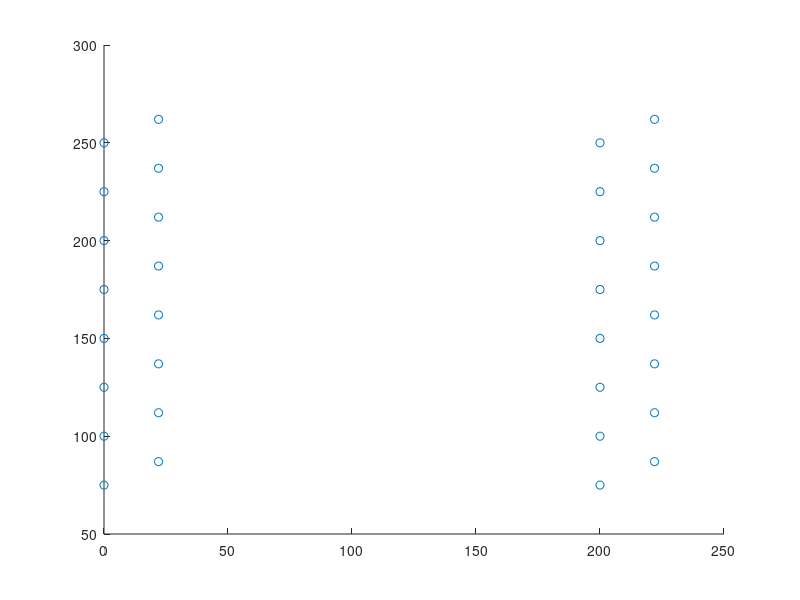
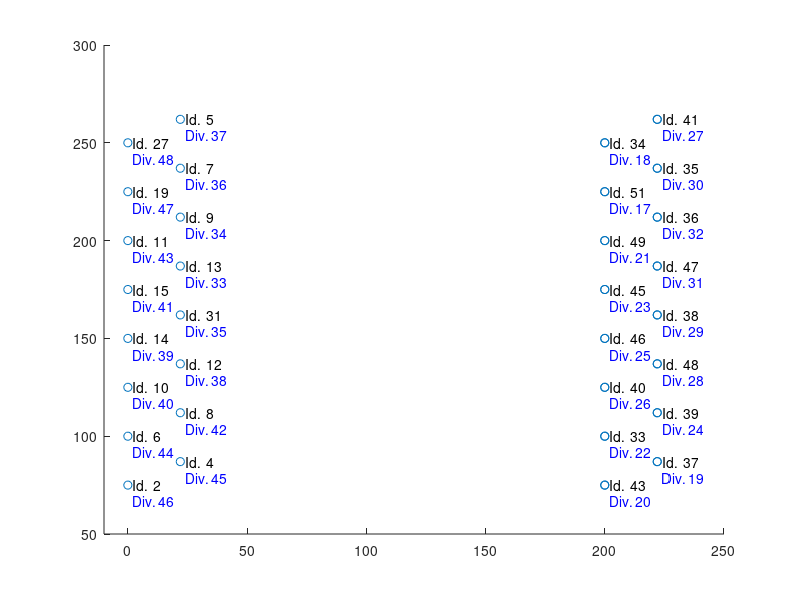

Write the MATLAB code that produced these figures, in order.
%%% Electrode maping

% here for ASSY-77 H6 (64 ch)
% channels numbers on the data sheet of the electrode
% channelsElectrode = [2 4 6 8 10 12 14 31 15 13 11 9 19 7 27 5 20 3 18 1 16 22 29 28 30 32 24 26 23 25 21 17;...
%     34 36 38 40 42 44 46 63 47 45 43 41 51 39 59 37 52 35 50 33 48 54 61 60 62 64 56 58 55 57 53 49];
channelsElectrode = [2 4 6 8 10 12 14 31 15 13 11 9 19 7 27 5 20 3 18 1 16 22 29 28 30 32 24 26 23 25 21 17;...
    43 37 33 39 40 48 46 38 45 47 49 36 51 35 34 41 50 42 52 44 54 63 56 61 58 59 60 57 62 55 64 53];
channelsElectrode = channelsElectrode(:);

% figure
% scatter(ones(64,1),channelsElectrode)

% electrode to adapter mapping
electrodeToAdapter = (1:1:64)'; 

% adapter channels mapped to Intan (from Intan website, starting with 0); indices from 1 to
% 64 are the addapter channels, values in the array are the Intan channels
adapterToIntan0 = [32 33 34 35 36 37 38 39 40 41 42 43 44 45 46 47 62 63 60 61 58 59 56 54 52 50 48 57 53 51 49 55 ...
    9 15 13 11 7 14 12 10 8 6 5 4 3 2 1 0 17 16 19 18 21 20 23 22 25 24 27 26 29 28 31 30 ]';

% figure
% scatter(ones(64,1),adapterToIntan0 )

% shift channels to start from 1 instead of 0
adapterToIntan1 = adapterToIntan0 + 1;

% channels to be inserted in the Open Ephys channel map in this order
channelsOpenEphys = adapterToIntan1(electrodeToAdapter(channelsElectrode));
% channelsOpenEphys = [46 44 42 40 38 36 34 17 33 35 37 39 29 41 21 43 28 45 30 47 32 26 19 20 18 16 24 22 25 23 27 31;...
%     14 12 10 8 6 4 2 49 1 3 5 7 61 9 53 11 60 13 62 15 0 58 51 52 50 48 56 54 57 55 59 63]+1;
% channelsOpenEphys = channelsOpenEphys(:);
%% channel map 2xP1

channelsOpenEphys = [46 20 45 19 44 22 42 24 40 26 38 28 39 25 35 29 41 23 33 31 43 21 34 32 47 17 36 30 48 18 37 27]; % order from Open Ephys
chOffset = 16;
channelsInd1 = channelsOpenEphys-chOffset; % subtract schannel offest

% sort(channelsInd1 )
xcoords(channelsInd1(1:4:end)) = 0;
xcoords(channelsInd1(2:4:end)) = 200;% 250;
xcoords(channelsInd1(3:4:end)) = 22;
xcoords(channelsInd1(4:4:end)) = 222;% 272;
% xcoords = xcoords';

for i = 0:numel(channelsInd1)/4-1
    ycoordsChannelsInd1(4*i+1) = 75 + i*25;
    ycoordsChannelsInd1(4*i+2) = 75 + i*25;
    ycoordsChannelsInd1(4*i+3) = 87 + i*25;
    ycoordsChannelsInd1(4*i+4) = 87 + i*25;
end    
 
% for i = 0:numel(channelsInd1)/4-1 % just to try more vertical spacing
%     ycoordsChannelsInd1(4*i+1) = 75 + i*50;
%     ycoordsChannelsInd1(4*i+2) = 75 + i*50;
%     ycoordsChannelsInd1(4*i+3) = 100 + i*50;
%     ycoordsChannelsInd1(4*i+4) = 100 + i*50;
% end  


ycoords(channelsInd1) = ycoordsChannelsInd1;
% ycoordsChannelsInd1fin = ycoordsChannelsInd1fin';  

figure; 
scatter(xcoords, ycoords)


%% channel map ASSY-77 H6 (64 ch)

chOffset = 0;
channelsInd1 = channelsOpenEphys-chOffset; % subtract schannel offest

% sort(channelsInd1 )
xcoords(channelsInd1(1:4:end)) = 0;
xcoords(channelsInd1(2:4:end)) = 200;% 250;
xcoords(channelsInd1(3:4:end)) = 22;
xcoords(channelsInd1(4:4:end)) = 222;% 272;
% xcoords = xcoords';

for i = 0:numel(channelsInd1)/4-1
    ycoordsChannelsInd1(4*i+1) = 75 + i*25;
    ycoordsChannelsInd1(4*i+2) = 75 + i*25;
    ycoordsChannelsInd1(4*i+3) = 87 + i*25;
    ycoordsChannelsInd1(4*i+4) = 87 + i*25;
end    
 
% for i = 0:numel(channelsInd1)/4-1 % just to try more vertical spacing
%     ycoordsChannelsInd1(4*i+1) = 75 + i*50;
%     ycoordsChannelsInd1(4*i+2) = 75 + i*50;
%     ycoordsChannelsInd1(4*i+3) = 100 + i*50;
%     ycoordsChannelsInd1(4*i+4) = 100 + i*50;
% end  


ycoords(channelsInd1) = ycoordsChannelsInd1;
% ycoordsChannelsInd1fin = ycoordsChannelsInd1fin';  

figure; 
scatter(xcoords, ycoords)
for i = 1:numel(channelsOpenEphys)
    text(xcoords(channelsOpenEphys(i))+2, ycoords(channelsOpenEphys(i)), ['Id.  ', num2str(channelsElectrode(i))]);
    text(xcoords(channelsOpenEphys(i))+2, ycoords(channelsOpenEphys(i))-8, ['Div. ', num2str(channelsOpenEphys(i))], 'Color','b');
end    
xlim([-10, 250])    
%% other map variables for ASSY-77 H6 (64 ch)
shankInd = [ones(32,1)*2; ones(32,1)];
kcoords = shankInd;
fs = 20000;
chanMap = 1:1:64;
chanMap0ind = chanMap - 1;
connected = true(64,1);